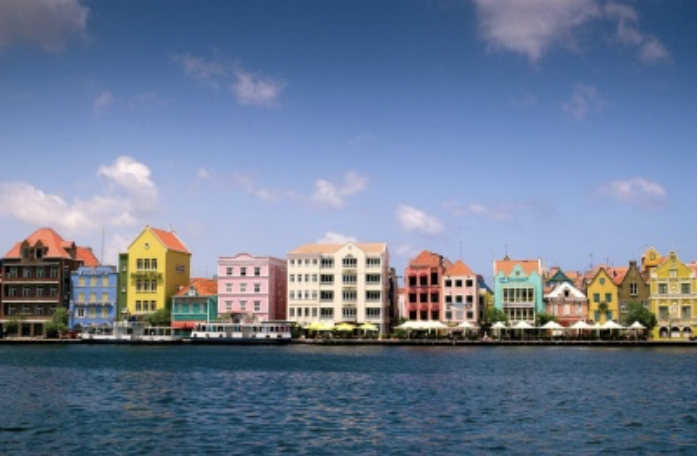
#> input picture images/houses.png, 698 x 456 px, given in place of houses.jpg, which was not available
$ jupyter execute --allow-errors part2.ipynb
#> lines starting #> are read from the running program, lines starting #| are printed output that depends on the picture; pictures that were not available may be replaced by others from this repository, and a replacement may not be noted
[cell 1]
import cv2
import numpy as np
import matplotlib.pyplot as plt


def gaussianSmoothing(img, sigma):
    ksize = int(6*sigma)
    if ksize % 2 == 0:
        ksize += 1
    kernel = cv2.getGaussianKernel(ksize, sigma)
    smoothed = cv2.sepFilter2D(img, -1, kernel, kernel)
    return smoothed

# load the image
img = cv2.imread('houses.jpg')
#> img is the input picture: shape (456, 698, 3); mean B, G, R 147, 122.8, 107.4

# apply smoothing for sigma = 3 and sigma = 6
smoothed_3 = gaussianSmoothing(img, 4)
#> in gaussianSmoothing, `smoothed = cv2.sepFilter2D(img, -1, kernel, kernel)`:
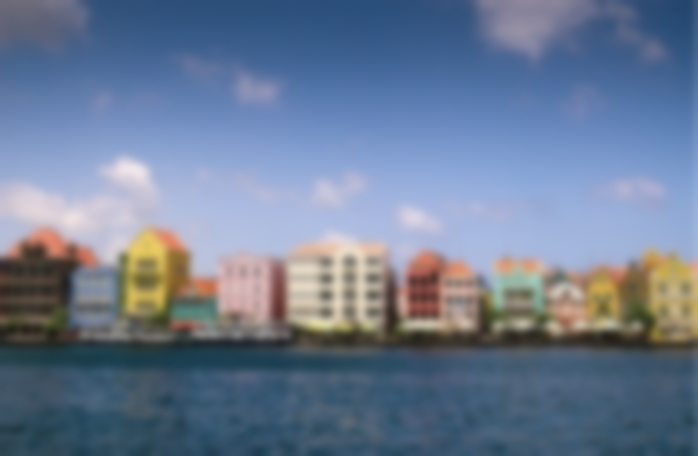
#> smoothed: shape (456, 698, 3); mean B, G, R 147, 122.8, 107.3
smoothed_6 = gaussianSmoothing(img, 8)
#> call 2 of gaussianSmoothing, with sigma = 8
#> in gaussianSmoothing (call 2), `smoothed = cv2.sepFilter2D(img, -1, kernel, kernel)`:
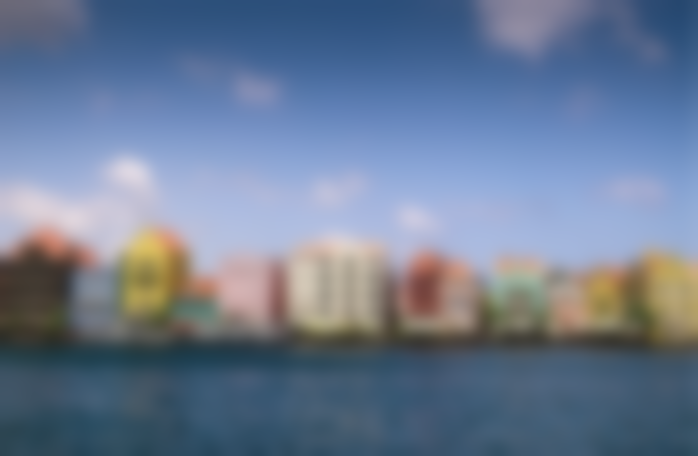
#> smoothed: shape (456, 698, 3); mean B, G, R 147, 122.7, 107.3

# display the results
fig, (ax1, ax2, ax3) = plt.subplots(ncols=3, figsize=(10, 2))
ax1.imshow(img[:,:,::-1])
ax1.axis('off')
ax2.imshow(smoothed_3[:,:,::-1])
ax2.axis('off')
ax3.imshow(smoothed_6[:,:,::-1])
ax3.axis('off')
plt.show()
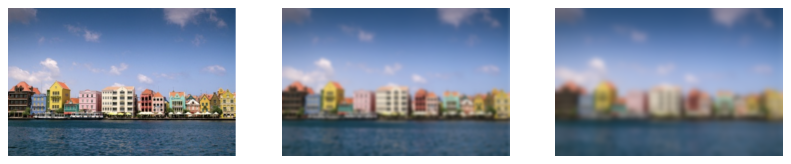
#> figure drawn by matplotlib, 3 panels


def unsharpMasking(img, sigma):
    # apply Gaussian smoothing to the image
    smoothed = gaussianSmoothing(img, sigma)

    # calculate the high-frequency component of the image
    high_freq = img.astype(np.float32) - smoothed.astype(np.float32)

    # add the high-frequency component back to the original image
    sharpened = (img.astype(np.float32) + 1.5 * high_freq).clip(0, 255).astype(np.uint8)

    return sharpened

# load the image
img1 = cv2.imread('duck.jpg')

# apply sharpening for sigma = 3 and sigma = 6
#> (the rest of this cell did not finish here and is left out)
